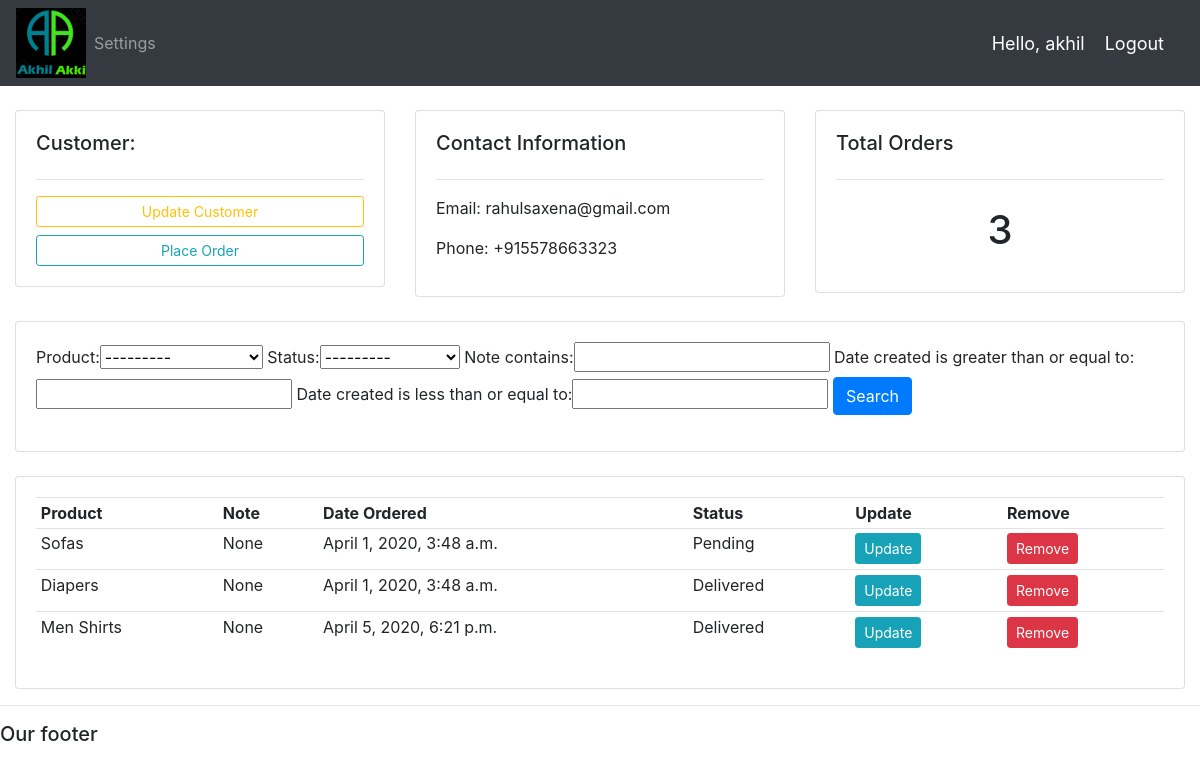
The page /customer/2/ (signed in) on the database its author committed.
### crmapp/models.py (models this page shows, shortened)
class Customer(models.Model):
    user = models.OneToOneField(User,null=True, blank = True,on_delete=models.CASCADE)
    name = models.CharField(max_length=200,null=True )
    phone = models.CharField(max_length=200,null=True )
    email = models.CharField(max_length=200,null=True)
    profile_pic = models.ImageField(default='default.jpeg',null=True,blank = True )
    date_created = models.DateTimeField(auto_now_add=True,null=True)

class Order(models.Model):
        STATUS = (
                    ('Pending','Pending'),
                    ('Out for delivery','Out for delivery'),
                    ('Delivered','Delivered'),
                 )
        customer = models.ForeignKey(Customer, null=True, on_delete= models.SET_NULL)
        product = models.ForeignKey(Product,null=True, on_delete = models.SET_NULL)
        date_created = models.DateTimeField(auto_now_add=True,null=True)
        status = models.CharField(max_length=200,null=True, choices = STATUS)
        note = models.CharField(max_length=200,null=True)

class Product(models.Model):
    CATEGORY = (
                ('Indoor','Indoor'),
                ('Outdoor','Outdoor'),
                )
    name =  models.CharField(max_length=200,null=True )
    price = models.FloatField(null=True )
    category = models.CharField(max_length=200,null=True, choices=CATEGORY)
    description = models.CharField(max_length=200,null=True,blank=True  )
    date_created = models.DateTimeField(auto_now_add=True,null=True)
    tags=models.ManyToManyField(Tag)
    def __str__(self):
        return self.name

### crmapp/decorators.py (the view)
		def wrapper_func(request, *args, **kwargs):
			group = None
			if request.user.groups.exists():
				group = request.user.groups.all()[0].name
			if group in allowed_roles:
				return view_func(request, *args, **kwargs)
			else:
				return HttpResponse('You are not authorized to view this page')

### crmapp/views.py (called while the page is built)
@login_required(login_url='login')
@allowed_users(allowed_roles=['admin'])
def customer(request,pk_test):
    customer = Customer.objects.get(id=pk_test)
    orders = customer.order_set.all()
    order_count = orders.count()
    myFilter = OrderFilter(request.GET,queryset= orders)
    orders = myFilter.qs
    context = {'customer':customer,'orders':orders,'order_count':order_count,'myFilter': myFilter}
    return render(request,'crmapp/customers.html',context)

### crmapp/templates/crmapp/customers.html
{% extends 'crmapp/main.html'%}
{% block content %}
<br>
<div class="row">
	<div class="col-md">
		<div class="card card-body">
			<h5>Customer:</h5>
			<hr>
			<a class="btn btn-outline-warning  btn-sm btn-block" href="">Update Customer</a>
			<a class="btn btn-outline-info  btn-sm btn-block" href="{% url 'create_order' customer.id %}">Place Order</a>
		</div>
	</div>
	<div class="col-md">
		<div class="card card-body">
			<h5>Contact Information</h5>
			<hr>
			<p>Email: {{customer.email}}</p>
			<p>Phone: {{customer.phone}}</p>
		</div>
	</div>
	<div class="col-md">
		<div class="card card-body">
			<h5>Total Orders</h5>
			<hr>
			<h1 style="text-align: center;padding: 10px">{{order_count}}</h1>
		</div>
	</div>
</div>
<br>
<div class="row">
	<div class="col">
		<div class="card card-body">
			<form method="get">
					{{myFilter.form}}
		    <button class="btn btn-primary" type="submit">Search</button>
		  </form>
		</div>
	</div>
</div>
<br>
<div class="row">
	<div class="col-md">
		<div class="card card-body">
			<table class="table table-sm">
				<tr>
					<th>Product</th>
					<th>Note</th>
					<th>Date Ordered</th>
					<th>Status</th>
					<th>Update</th>
					<th>Remove</th>
				</tr>
				{% for order in orders %}
				<tr>
					<td>{{order.product}}</td>
					<td>{{order.note}}</td>
					<td>{{order.date_created}}</td>
					<td>{{order.status}}</td>
					<td><a class="btn btn-sm btn-info" href="{% url 'update_order' order.id %}">Update</a></td>
					<td><a class="btn btn-sm btn-danger" href="{% url 'delete_order' order.id %}">Remove</a></td>
				</tr>
				{% endfor %}
			</table>
		</div>
	</div>
</div>
{% endblock content %}

### crmapp/templates/crmapp/navbar.html (shortened to what this page needs)
{% load static %}
<nav class="navbar navbar-expand-lg navbar-dark bg-dark">
 <img src="{% static 'img/log.png' %}">
  <div class="collapse navbar-collapse" id="navbarNav">
    <ul class="navbar-nav">
	{% if request.user.is_staff %}
      <li class="nav-item active">
        <a class="nav-link" href="{% url 'home' %}">Dashboard</a>
      </li>
      <li class="nav-item">
        <a class="nav-link" href="{% url 'products' %}">Products</a>
      </li>
	  {% else  %}
	  <li class = "nav-item">
	  <a class = "nav-link" href="{% url 'account' %}">Settings</a>
	  </li>
	  {% endif %}
    </ul>
  </div>
  <span class="hello-msg">Hello, {{request.user}}</span>
  <span ><a  class="hello-msg" href="{% url 'logout' %}">Logout</a></span>
</nav>

### crmapp/templates/crmapp/navbar.html (style rules this page uses)
.hello-msg { font-size: 18px; color: #fff; margin-right: 20px; }

### rows shown on the page
Customer: email "rahulsaxena@gmail.com", phone "+915578663323"
Order: product "Sofas", note "None", date_created "April 1, 2020, 3:48 a.m.", status "Pending"
Order: product "Diapers", note "None", date_created "April 1, 2020, 3:48 a.m.", status "Delivered"
Order: product "Men Shirts", note "None", date_created "April 5, 2020, 6:21 p.m.", status "Delivered"

### other values the page prints
{{ request.user }} "akhil"
{{ order_count }} "3"
